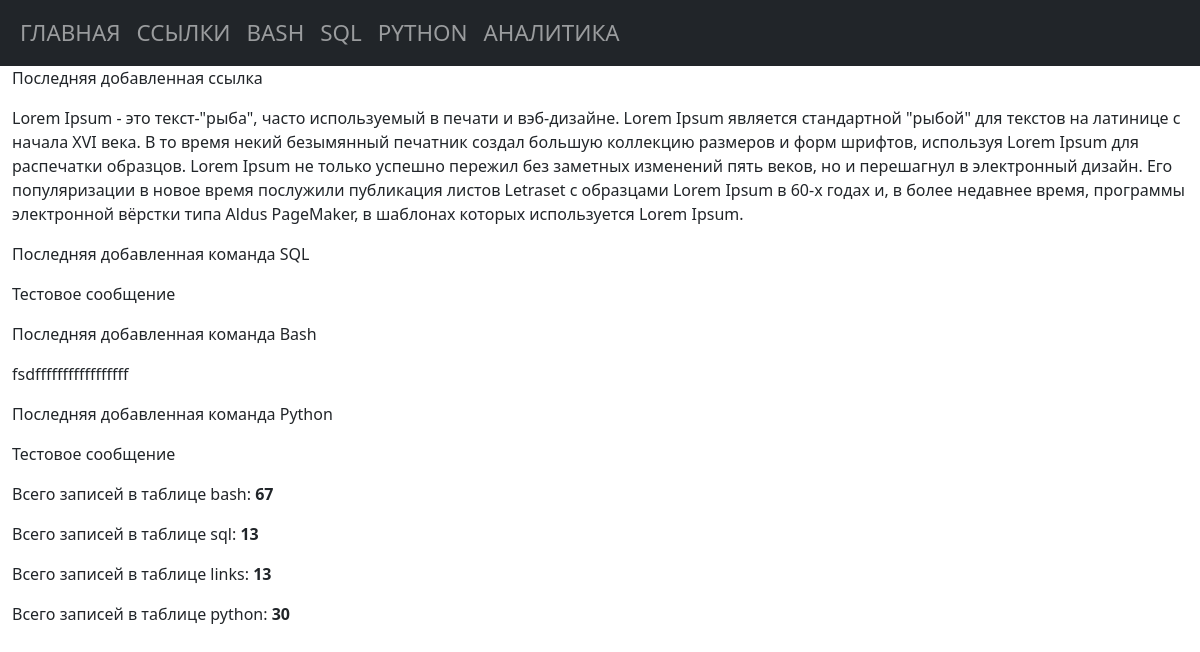
Before: /analytics with the older database file.
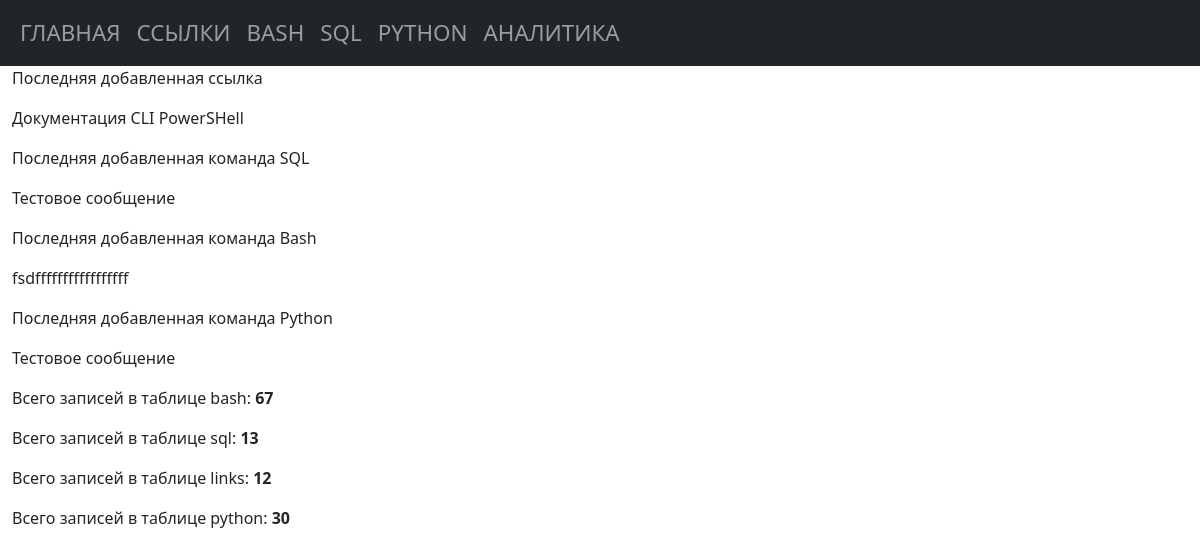
After: the same page with the newer database file.
### tables this page shows
CREATE TABLE "links"
(
    links_id      INTEGER
        primary key autoincrement,
    links_name    TEXT not null,
    links_command TEXT not null
, links_description TEXT);

CREATE TABLE [sql] ( 
  "sql_id" INTEGER PRIMARY KEY AUTOINCREMENT,
  "sql_command" TEXT NOT NULL,
  "sql_name" TEXT NOT NULL
, sql_description TEXT);

CREATE TABLE "bash" (
    bash_id INTEGER PRIMARY KEY AUTOINCREMENT,
    bash_command TEXT NOT NULL,
    bash_name TEXT NOT NULL
  );

CREATE TABLE "python" (
    "python_id" INTEGER PRIMARY KEY AUTOINCREMENT,
    "python_command" TEXT NOT NULL,
    "python_name" TEXT NOT NULL
  , "python_description" TEXT);

### app.py (the view)
@app.route("/analytics")
def analytics():
    conn = get_db_connection()
    cur = conn.cursor()
    bash_list_count = cur.execute("SELECT COUNT(*) FROM bash")
    bash_list_count_print = bash_list_count.fetchone()
    bash_list_count_print_int = int(bash_list_count_print[0])
    sql_list_count = cur.execute("SELECT COUNT(*) FROM sql")
    sql_list_count_print = sql_list_count.fetchone()
    sql_list_count_print_int = int(sql_list_count_print[0])
    python_list_count = cur.execute("SELECT COUNT(*) FROM python")
    python_list_count_print = python_list_count.fetchone()
    python_list_count_print_int = int(python_list_count_print[0])
    links_list_count = cur.execute("SELECT COUNT(*) FROM links")
    links_list_count_print = links_list_count.fetchone()
    links_list_count_print_int = int(links_list_count_print[0])
    last_links = conn.execute("SELECT * FROM links ORDER BY 1 DESC").fetchone()
    last_sql = conn.execute("SELECT * FROM sql ORDER BY 1 DESC").fetchone()
    last_bash = conn.execute("SELECT * FROM bash ORDER BY 1 DESC").fetchone()
    last_python = conn.execute("SELECT * FROM python ORDER BY 1 DESC").fetchone()
    return render_template("analytics.html",
                           last_links=last_links,
                           last_sql=last_sql,
                           last_bash=last_bash,
                           last_python=last_python,
                           bash_list_count_print_int=bash_list_count_print_int,
                           sql_list_count_print_int=sql_list_count_print_int,
                           python_list_count_print_int=python_list_count_print_int,
                           links_list_count_print_int=links_list_count_print_int,
                            )

### app.py (called while the page is built)
def get_db_connection():
    db_path = os.path.join(BASE_DIR, "database.db")
    conn = sqlite3.connect(db_path)
    conn.row_factory = sqlite3.Row
    return conn

### templates/analytics.html (shortened to what this page needs)
{% extends 'base.html' %}
{% block content %}
<p>Последняя добавленная ссылка</p>
<p>{{ last_links.links_name }}</p>
<p>Последняя добавленная команда SQL</p>
<p>{{ last_sql.sql_name }}</p>
<p>Последняя добавленная команда Bash</p>
<p>{{ last_bash.bash_name }}</p>
<p>Последняя добавленная команда Python</p>
<p>{{ last_python.python_name }}</p>
<p>Всего записей в таблице bash: <b>{{ bash_list_count_print_int }}</b></p>
<p>Всего записей в таблице sql: <b>{{ sql_list_count_print_int }}</b></p>
<p>Всего записей в таблице links: <b>{{ links_list_count_print_int }}</b></p>
<p>Всего записей в таблице python: <b>{{ python_list_count_print_int }}</b></p>
{% endblock %}

### templates/base.html (shortened to what this page needs)
<!doctype html>
<html>
   <head>
      <link href="https://cdn.jsdelivr.net/npm/bootstrap@5.0.2/dist/css/bootstrap.min.css" rel="stylesheet">
      <link href="{{ url_for('static', filename='styles.css') }}" rel="stylesheet">
   </head>
   <body>
      {% include 'navbar.html' %}
      <div class="container-fluid">
         {% block content %}
         {% endblock %}
      </div>
   </body>
</html>

### templates/navbar.html (shortened to what this page needs)
<nav class="navbar navbar-expand-lg navbar navbar-dark bg-dark">
  <div class="container-fluid">
    <div class="collapse navbar-collapse" id="navbarNav">
      <ul class="navbar-nav">
        <li class="nav-item">
          <a class="nav-link" href="{{ url_for('index') }}">Главная</a>
        </li>
        <li class="nav-item">
          <a class="nav-link" href="{{ url_for('links_list_commands') }}">Ссылки</a>
        </li>
        <li class="nav-item">
          <a class="nav-link" href="{{ url_for('bash_list_commands') }}">Bash</a>
        </li>
        <li class="nav-item">
          <a class="nav-link" href="{{ url_for('sql_list_commands') }}">SQL</a>
        </li>
        <li class="nav-item">
          <a class="nav-link" href="{{ url_for('python_list_commands') }}">Python</a>
        </li>
        <li class="nav-item">
          <a class="nav-link" href="{{ url_for('analytics') }}">Аналитика</a>
        </li>
      </ul>
    </div>
  </div>
</nav>

### static/styles.css (style rules this page uses)
a { color: black; text-decoration: none; }
.nav-link { font-size: 1.4rem; text-transform: uppercase; }

Changed rows visible on the page:
removed links: links_name "Lorem Ipsum - это текст-\"рыба\", часто используемый в печати и вэб-дизайне. Lorem Ipsum является стандартной \"рыбой\" для текстов на латинице с начала XVI века. В то время некий безымянный печатник создал большую коллекцию размеров и форм шрифтов, используя Lorem Ipsum для распечатки образцов. Lorem Ipsum не только успешно пережил без заметных изменений пять веков, но и перешагнул в электронный дизайн. Его популяризации в новое время послужили публикация листов Letraset с образцами Lorem Ipsum в 60-х годах и, в более недавнее время, программы электронной вёрстки типа Aldus PageMaker, в шаблонах которых используется Lorem Ipsum."
now on this page (row unchanged): links: links_name "Документация CLI PowerSHell"
Other visible differences:
{{ links_list_count_print_int }}: "13" → "12"
